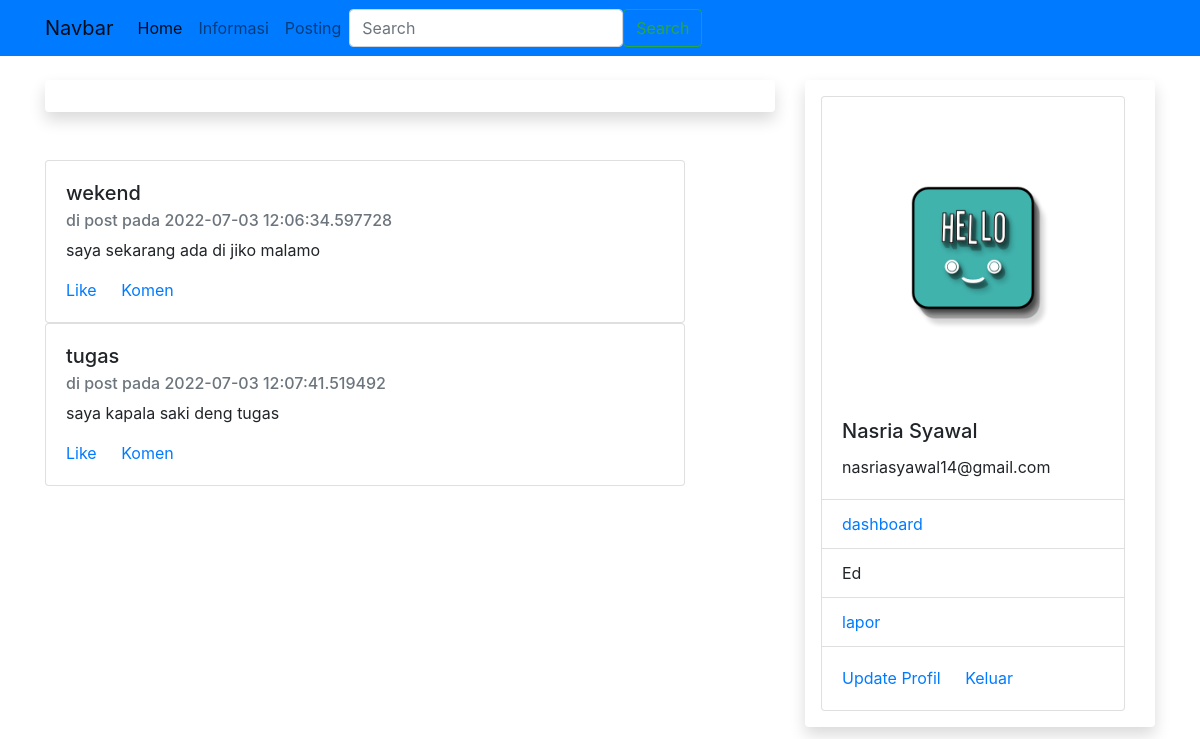
The app's page /agenda (signed in) with its own data.
### sim/models.py (models this page shows, shortened)
class Agenda_info(db.Model):
    id= db.Column(db.Integer, primary_key=True)
    subjek =db.Column(db.String(100), nullable=False)
    caption =db.Column(db.String(300), nullable=False)
    tgl_post = db.Column(db.DateTime, nullable=False, default=datetime.utcnow)

class Tmahasiswa(db.Model,UserMixin): #tambahkan
    id = db.Column(db.Integer, primary_key=True)
    npm = db.Column(db.String(15), unique=True, nullable=False)
    nama = db.Column(db.String(20) , nullable=False)
    email = db.Column(db.String(20),unique=True, nullable=False)
    password = db.Column(db.String(60), nullable=False)
    kelas = db.Column(db.String(20), nullable=False)
    alamat = db.Column(db.String(100), nullable=False)
    foto = db.Column(db.String(20), nullable=False, default='default.jpg')
    pengaduans = db.relationship('Tpengaduan', backref='mahasiswa')#backref itu relasi/hubungan antar ttabel

### sim/mahasiswa/routes.py (the view)
@rmahasiswa.route("/agenda", methods=['GET','POST'])
def informasi():
    info_agenda = Agenda_info.query.all()
    return render_template("agenda_info.html",info=info_agenda)

### sim/models.py (called while the page is built)
@login_manager.user_loader
def load_user(mahasiswa_id):
    return Tmahasiswa.query.get(int(mahasiswa_id))

### sim/templates/agenda_info.html
{% extends "base.html" %}
{% block konten %}
{% for data in info %}
<div class="card" style="width: 40em;">
   <div class="card-body">
     <h5 class="card-title">{{data.subjek}} </h5>
     <h6 class="card-subtitle mb-2 text-muted">di post pada {{data.tgl_post}} </h6>
     <p class="card-text"> {{data.caption}} </p>
     <a href="#" class="card-link">Like</a>
     <a href="#" class="card-link">Komen</a>
   </div>
 </div>
{% endfor %}
{% endblock %}

### sim/templates/base.html (shortened to what this page needs)
<!DOCTYPE html>
<html>
<head>
    <link rel="stylesheet" type="text/css" href="{{url_for('static',filename="css/bootstrap.min.css")}}">
    <link rel="stylesheet" type="text/css" href="{{url_for('static',filename="css/style.css")}}">
</head>
<body>
  <nav class="navbar navbar-expand-lg navbar-light bg-primary">
    <div class="container">
          <a class="navbar-brand" href="#">Navbar</a>
          <div class="collapse navbar-collapse" id="navbarSupportedContent">
            <ul class="navbar-nav me-auto mb-2 mb-lg-0">
              <li class="nav-item">
                <a class="nav-link active" aria-current="page" href="{{url_for('rmahasiswa.rumah')}}">Home</a>
              </li>
              <li class="nav-item">
                <a class="nav-link" href="{{url_for("rmahasiswa.informasi")}}">Informasi</a>
              </li>
              {% if current_user.is_authenticated %}
              <li class="nav-item">
                <a class="nav-link" href="{{url_for("rmahasiswa.agenda_inf")}}">Posting</a>
              </li>
              {% else %}
              <li class="nav-item">
                  <a class="nav-link" href="{{url_for("rmahasiswa.login")}}">Login</a></li>
              {%endif%}
            </ul>
            <form class="d-flex">
              <input class="form-control me-2" type="search" placeholder="Search" aria-label="Search">
              <button class="btn btn-outline-success" type="submit">Search</button>
            </form>
          </div>
        </div>
      </nav>
      <div class="container mt-4">
        <div class="row">
          <div class="col-md-8">
            <div class="shadow p-3 mb-5 bg- rounded">
            </div>
            {% block konten %}
            {% endblock %}
        </div>
        <div class="col-md-4">
        <div class="shadow p-3 mb-5 bg- rounded">
          {% if current_user.is_authenticated %}
          <div class="card" style="width: 19rem;">
            <img src="{{url_for('static', filename= 'foto/'+current_user.foto )}} " class="card-img-top" alt="...">
            <div class="card-body">
              <h5 class="card-title">{{current_user.nama}}</h5>
              <p class="card-text">{{current_user.email}}</p>
            </div>
            <ul class="list-group list-group-flush">
              <li class="list-group-item"><a href="{{url_for('rmahasiswa.akun')}}">dashboard</a> </li>
              <li class="list-group-item">Ed</li>
              <li class="list-group-item">
                <a href="{{url_for('rmahasiswa.laporan')}}">lapor</a>
              </li>
            </ul>
            <div class="card-body">
              <a href="{{url_for('rmahasiswa.edit')}}" class="card-link">Update Profil</a>
              <a href="{{url_for('rmahasiswa.keluar')}}" class="card-link">Keluar</a>
            </div>
          </div>
          {% else %}
          <h1>Menu Lain</h1>
          <li>data mahasiswa</li>
          <li>data dosen</li>
          {% endif %}
          </div>
        </div>
      </div>
    </div>
  </body>
</html>

### records on screen
Agenda_info: subjek "wekend", tgl_post "2022-07-03 12:06:34.597728", caption "saya sekarang ada di jiko malamo"
Agenda_info: subjek "tugas", tgl_post "2022-07-03 12:07:41.519492", caption "saya kapala saki deng tugas"
Tmahasiswa: foto (placeholder picture), nama "Nasria Syawal", email "nasriasyawal14@gmail.com"
